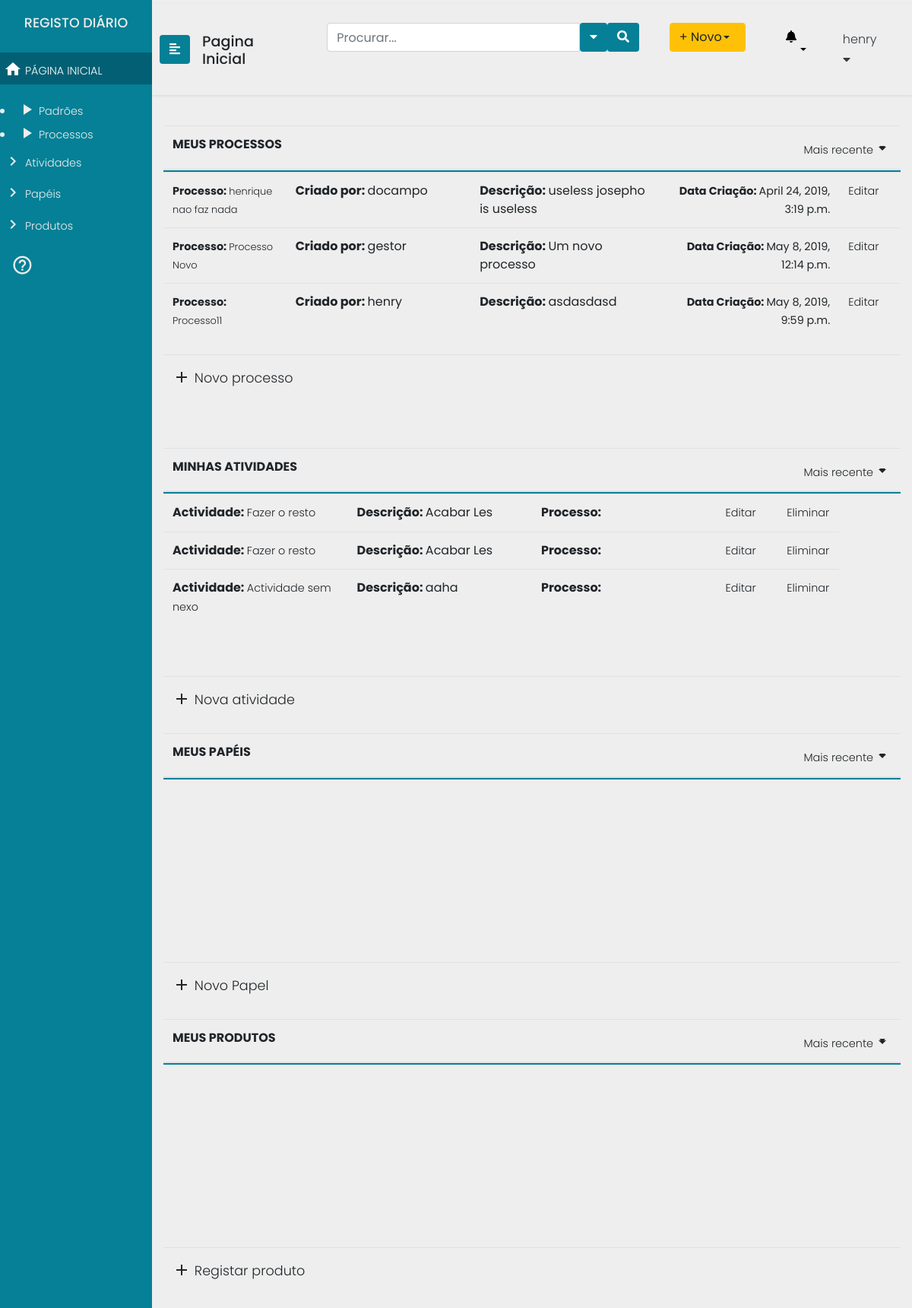
Screenshot of / (signed in) with the database file from the repository.
### Users/models.py (models this page shows)
class User(AbstractUser):
    id = models.AutoField(db_column='ID',primary_key=True)
    username = models.CharField(db_column='UserName',
                                max_length=255,
                                unique=True,
                                blank=True,
                                null=True)
    useremail = models.CharField(db_column='UserEmail',
                                 max_length=255,
                                 blank=True,
                                 null=True)
    password = models.CharField(db_column='Password',
                                max_length=255,
                                blank=True, null=True)
    organization = models.ForeignKey(Organization, null=True,blank=True, on_delete=models.SET_NULL)
    class Meta:
        managed = True
        db_table = 'User'
        permissions = (
            ("test_GProc", "Teste de permissao geral Gestor de Processos"),
            ("test_Analist", "Teste de permissao geral Analista"),
            ("test_Func", "Teste de permissao geral Funcionário"),
            ("test_Admin", "Teste de permissao geral Administrador"),)

### processes/models.py (models this page shows, shortened)
class Process(models.Model):
    process_name = models.CharField(max_length=200)
    user = models.ForeignKey(User, null=True, on_delete=models.SET_NULL)
    creation_date = models.DateTimeField("date created", default=django.utils.timezone.now())
    description = models.TextField(max_length=200)

class Activity(models.Model):
    activity_name = models.CharField(max_length=200)
    process = models.ManyToManyField(Process, null=True, blank=True)
    description = models.TextField(max_length=200)
    role = models.ManyToManyField('Role', blank=True)

### processes/views.py (the view)
# urls.py: 2. Add a URL to urlpatterns:  path('', views.home, name='home')
@login_required(login_url='/login2')
def home(request):
	return render(request=request,
				  template_name="processes/homepage.html",
				   context={"procs": Process.objects.all(), "acts": Activity.objects.all(),
				   			"roles": Role.objects.all()	, "users" : User.objects.all(),
							 "orgs" : Organization.objects.all(), "prods" : Product.objects.all(),
				   }
				   )

### templates/processes/homepage.html
{% extends "processes/header2.html" %}
{% block content %}
				{% if perms.Users.test_GProc or  perms.Users.test_Analist %}
				{% include "processes/includes/sidenav_gpanalist.html" %}
				{% elif perms.Users.test_Admin %}
				{% include "processes/includes/sidenav_admin.html" %}
				{% endif %}
				{% if perms.Users.test_GProc or  perms.Users.test_Analist %}
				{% include "processes/includes/gp_main_area.html" %}
				{% elif perms.Users.test_Admin %}
				{% include "processes/includes/admin_main_area.html" %}
				{% endif %}
{% endblock %}

### templates/processes/includes/sidenav_gpanalist.html (shortened to what this page needs)
	<div class="wrapper">
		<nav id="sidebar" class="navbar-info" style="background:#058096;">
			<div class="sidebar-header" style="background:#058096;">
				<h4>REGISTO DIÁRIO </h4>
			</div>
			<ul class="list-unstyled components">
				<li class="active">
					<a href="/"><i class="material-icons">home</i> PÁGINA INICIAL</a>
				</li>
			</ul>
<li>
    <a href="#"><i class="material-icons">play_arrow</i> Padrões</a>
</li>
<li>
    <a href="/processos"><i class="material-icons">play_arrow</i> Processos</a>
</li>
<ul class="list-unstyled components">
    <li>
        <a href="/actividades"><i class="material-icons">keyboard_arrow_right</i> Atividades</a>
    </li>
    <li>
        <a href="/papeis"><i class="material-icons">keyboard_arrow_right</i> Papéis</a>
    </li>
    <li>
        <a href="/produtos"><i class="material-icons">keyboard_arrow_right</i> Produtos</a>
    </li>
</ul>
<div class="CTAs">
                    <a href="#"><i class="material-icons">help_outline</i></a>
				</div>
			</nav>
			<div id="content">
				<nav class="navbar navbar-expand-lg navbar-light">
					<button type="button" id="sidebarCollapse" class="btn text-white" style="background:#058096;">
                        <i class="fas fa-align-left"></i>
					</button>
					<div class="navegation">
						<h3 style="margin-top:10px;">Pagina Inicial</h3>
					</div>
					<div class="collapse navbar-collapse" id="navbarTogglerDemo03">
						<ul class="navbar-nav ml-auto mt-2 mt-lg-0">
							<li class="sidebar-search nav-item active">
								<form class="form-inline input-group  custom-search-form">
									<input type="text"  class="form-control" placeholder="Procurar...">
									<button class="btn btn-default text-white" type="button"  data-toggle="dropdown" aria-haspopup="true" aria-expanded="false">
										<i class="fa fa-caret-down"></i>
									</button>
									<span class="input-group-btn">
										<button class="btn btn-default text-white">
											<i class="fa fa-search"></i>
										</button>
									</span>
								</form>
							</li>
							<li class="nav-item">
								<div class="btn-group">
									<button type="button" class="btn btn-warning dropdown-toggle text-left" style="width:100px;" data-toggle="dropdown" aria-haspopup="true" aria-expanded="false">+ Novo </button>
								</div>
							</li>
							<li class="dropdown for-notification">
								<button class="btn btn-default dropdown-toggle notification" type="button" id="notification" data-toggle="dropdown" aria-haspopup="true" aria-expanded="false">
									<i class="fa fa-bell"></i>
								</button>
							</li>
							<li class="nav-item dropdown">
								<a class="nav-link text-left text-dark" style="font-size:1em;" data-toggle="dropdown" href="#" role="button" aria-haspopup="true" aria-expanded="false">{{user.username}}<i class="fa fa-caret-down"></i></a>
							</li>
						</ul>
					</div>
				</nav>

### templates/processes/includes/gp_main_area.html (shortened to what this page needs)
<div class="container">
	<table class="table table-hover header-fixed">
		<thead>
			<tr class="d-flex">
				<th class="col-9">MEUS PROCESSOS</th>
				<th class="col-3 text-right">
					<a class="dropdown-toggle" id="sidebarCollapse" data-toggle="dropdown" href="#" role="button" aria-haspopup="true" aria-expanded="false"><span>Mais recente</span><i class="material-icons">arrow_drop_down</i></a>
				</th>
			</tr>
		</thead>
		<tbody>
				{% for proc in procs %}
				<tr class="d-flex">
						<td class="col-2"><span><b>Processo: </b><a href="#">{{proc.process_name}} </a></span></td>
						<td class="col-3"><b>Criado por: </b> {{proc.user.username}} </td>
						<td class="col-3"><b>Descrição: </b>{{proc.description}}</span></td>
						<td class="col-3 text-right"><span><b>Data Criação: </b>{{proc.creation_date}}</span></td>
						<td class="col-1"><b><a href="processos/ProcessUpdate/{{proc.id}} ">Editar</a></span></td>
					</tr>
					{% endfor %}
		</tbody>
		<tfoot>
				<tr class="d-flex">
						<td class="col-9"><b><a href="/processos/ProcessCreate" class="novo"><i class="material-icons">add</i> Novo processo</a></b></td>
						<td class="col-3 text-right"></td>
					</tr>
		</tfoot>
	</table>
	<div class="brk">
	</div>
	<table class="table table-hover header-fixed">
		<thead>
			<tr class="d-flex">
				<th class="col-9">MINHAS ATIVIDADES</th>
				<th class="col-3 text-right">
					<a class="dropdown-toggle" id="sidebarCollapse" data-toggle="dropdown" href="#" role="button" aria-haspopup="true" aria-expanded="false"><span>Mais recente</span><i class="material-icons">arrow_drop_down</i></a>
				</th>
			</tr>
		</thead>
		<tbody>
			{% for act in acts %}
			<tr class="d-flex">
					<td class="col-3"><b>Actividade: </b> <a href="#">{{act.activity_name}}</a></td>
					<td class="col-3"><b>Descrição: </b> {{act.description}}</td>
					<td class="col-3"><b>Processo: </b><a href="#">{{act.process.process_name}}</a></td>
					<td class="col-1"><b><a href="actividades/ActivityUpdate/{{act.id}} ">Editar</a></span></td>
					<td class="col-1"><b><a href="actividades/ActivityDelete/{{act.id}} ">Eliminar</a></span></td>
				</tr>
				{% endfor %}
		</tbody>
		<tfoot>
			<tr class="d-flex">
				<td class="col-9"><b><a href="/actividades/ActivityCreate" class="novo"><i class="material-icons">add</i> Nova atividade</a></b></td>
				<td class="col-3 text-right"></td>
			</tr>
		</tfoot>
	</table>
	<table class="table table-hover header-fixed">
		<thead>
			<tr class="d-flex">
				<th class="col-9">MEUS PAPÉIS</th>
				<th class="col-3 text-right">
					<a class="dropdown-toggle" id="sidebarCollapse" data-toggle="dropdown" href="#" role="button" aria-haspopup="true" aria-expanded="false"><span>Mais recente</span><i class="material-icons">arrow_drop_down</i></a>
				</th>
			</tr>
		</thead>
		<tbody>
		</tbody>
		<tfoot>
			<tr class="d-flex">
				<td class="col-9"><b><a href="/papeis/RoleCreate" class="novo"><i class="material-icons">add</i> Novo Papel</a></b></td>
				<td class="col-3 text-right"></td>
			</tr>
		</tfoot>
	</table>
	<table class="table table-hover header-fixed">
		<thead>
			<tr class="d-flex">
				<th class="col-9">MEUS PRODUTOS</th>
				<th class="col-3 text-right">
					<a class="dropdown-toggle" id="sidebarCollapse" data-toggle="dropdown" href="#" role="button" aria-haspopup="true" aria-expanded="false"><span>Mais recente</span><i class="material-icons">arrow_drop_down</i></a>
				</th>
			</tr>
		</thead>
		<tbody>
		</tbody>
		<tfoot>
			<tr class="d-flex">
				<td class="col-9"><b><a href="/produtos/ProductCreate" class="novo"><i class="material-icons">add</i> Registar produto</a></b></td>
				<td class="col-3 text-right"></td>
			</tr>
		</tfoot>
	</table>
</div>
</div>
</div>

### processes/static/processes/css/menu.css (style rules this page uses)
body { font-family: 'Poppins', sans-serif; background: #eee; }
h3 { font-family: 'Poppins', sans-serif; font-size: 1.2em; }
h4 { font-family: 'Poppins', sans-serif; font-size: 1.1em; }
p,a { font-family: 'Poppins', sans-serif; font-size: 0.9em; font-weight: 300; line-height: 1.7em; color: #999; }
a,a:hover,a:focus { color: inherit; text-decoration: none; transition: all 0.3s; }
.navbar { padding: 15px 10px; border: none; border-radius: 0; margin-bottom: 40px; box-shadow: 1px 1px 3px rgba(0, 0, 0, 0.1); }
.wrapper { display: flex; width: 100%; align-items: stretch; }
#sidebar { min-width: 200px; max-width: 200px; color: #eeeeee; transition: all 0.3s; }
#sidebar .sidebar-header { padding: 20px 0px 20px 0px; text-align: center; background: #000; }
#sidebar ul.components { padding: 0px 0px 0px 0px; }
a i { position: relative; top: 5px; font-size: 0.9em; }
#sidebar ul li a { padding: 5px; font-size: 0.9em; display: block; }
#sidebar ul li.active>a { color: #fff; background: #036074; }
.dropdown-toggle::after { display: block; position: absolute; top: 50%; right: 20px; transform: translateY(-50%); }
.CTAs { padding:0px 0px 0px 0px; }
.CTAs a { bottom:10px; display: block; border-radius: 5px; margin-left: 15px; }
.CTAs a i { font-size:2em; }
.collapse ul li { padding:10px 20px 10px 20px; }
#content { width: 100vw; padding: 5px 0px 5px 0px; min-height: 100vh; transition: all 0.3s; }
thead > tr { border-bottom: 2px solid #058096; }
td span { font-size:0.9em; }
.novo { font-size:1.1em; }
form button { background:#058096; }
.header-fixed { width: 100%; }
.header-fixed > thead, .header-fixed > tbody, .header-fixed > thead > tr, .header-fixed > tbody > tr, .header-fixed > thead > tr > th, .header-fixed > tbody > tr > td { display: block; }
.header-fixed > tbody > tr:after, .header-fixed > thead > tr:after { content: ' '; display: block; visibility: hidden; clear: both; }
.header-fixed > tbody { overflow-y: auto; height: 30vh; }
.header-fixed > tbody > tr > td, .header-fixed > thead > tr > th { width: 20%; float: left; }
.notification { background:#EEEEEE; }
.navegation { padding: 0px 1em; }
.brk { height:6vh; }

### rows the page displays
User: username "henry"
Process: process_name "henrique nao faz nada", user.username "docampo", description "useless josepho is useless", creation_date "April 24, 2019, 3:19 p.m."
Process: process_name "Processo Novo", user.username "gestor", description "Um novo processo", creation_date "May 8, 2019, 12:14 p.m."
Process: process_name "Processo11", user.username "henry", description "asdasdasd", creation_date "May 8, 2019, 9:59 p.m."
Activity: activity_name "Fazer o resto", description "Acabar Les"
Activity: activity_name "Fazer o resto", description "Acabar Les"
Activity: activity_name "Actividade sem nexo", description "aaha"
